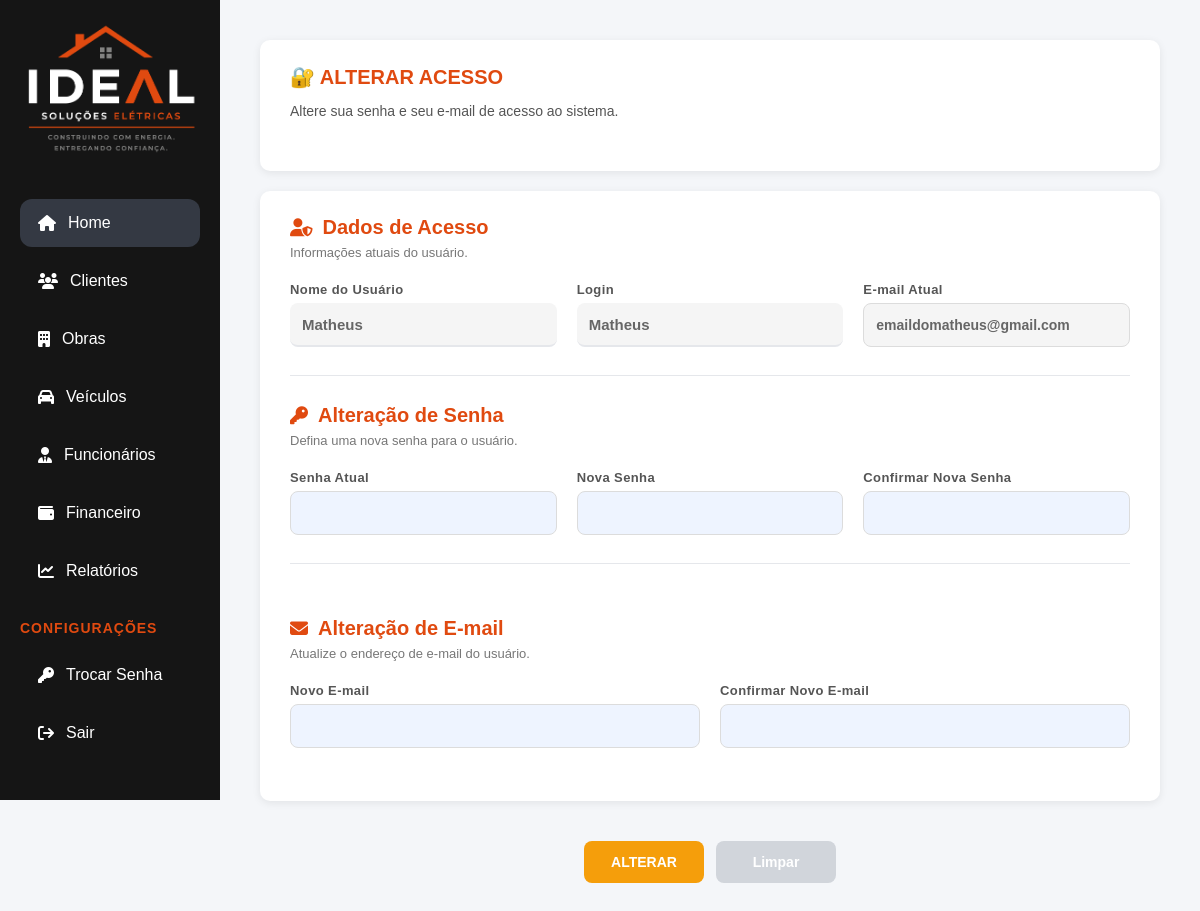
The app's page /public/index.php?url=credenciais (signed in) with its own data.
### tables this page shows
CREATE TABLE usuario (
    idUsuario INT AUTO_INCREMENT PRIMARY KEY,
    nome VARCHAR(100),
    email VARCHAR(120) UNIQUE,
    senha VARCHAR(255)
);

### app/Controllers/CredenciaisController.php (called while the page is built, shortened)
<?php
class CredenciaisController
{
    private Credencial $model;
    public function __construct()
    {
        $this->model = new Credencial();
    }
    public function index()
    {
        $login = '';
        $usuario = null;
        if ($_SESSION['usuario']['perfil'] === 'Administrador') {
            if ($_SERVER['REQUEST_METHOD'] === 'POST') {
                $login = trim($_POST['login'] ?? '');
                $tipoAlteracao = $_POST['tipoAlteracao'] ?? 'senha';
                if (!empty($login)) {
                    $usuario = $this->model->buscarUsuario($login);
                    if (!$usuario) {
                        $_SESSION['mensagem_erro'] = 'Usuário não encontrado.';
                    }
                } else {
                    $_SESSION['mensagem_erro'] = 'Informe um usuário para realizar a busca.';
                }
            }
        } else {
            $credencial = $this->model->findById($_SESSION['usuario']['idUsuario']);
            if ($credencial) {
                $usuario = [
                    'id' => $credencial->getId(),
                    'nome' => $credencial->getNome(),
                    'email' => $credencial->getEmail()
                ];
                $login = $credencial->getNome();
            }
        }
        require '../app/Views/credenciais/index.php';
    }
}

### app/Models/Credencial.php (called while the page is built, shortened)
<?php
class Credencial
{
    private ?int $id = null;
    private ?string $nome = null;
    private ?string $email = null;
    private PDO $pdo;
    public function __construct()
    {
        $banco = new Conexao();
        $this->pdo = $banco->getConnection();
    }
    public function getId(): ?int
    {
        return $this->id;
    }
    public function setId(?int $id): void
    {
        $this->id = $id;
    }
    public function getNome(): ?string
    {
        return $this->nome;
    }
    public function setNome(?string $nome): void
    {
        $this->nome = $nome;
    }
    public function getEmail(): ?string
    {
        return $this->email;
    }
    public function setEmail(?string $email): void
    {
        $this->email = $email;
    }
    private function hydrate(array $dados): self
    {
        $usuario = new self();
        $usuario->setId($dados['idUsuario'] ?? $dados['id'] ?? null);
        $usuario->setPerfil($dados['perfil'] ?? null);
        $usuario->setNome($dados['nome'] ?? null);
        $usuario->setEmail($dados['email'] ?? null);
        $usuario->setSenha($dados['senha'] ?? null);
        return $usuario;
    }
    public function findById(int $id): ?self
    {
        $sql = "SELECT *
                FROM usuario
                WHERE idUsuario = :id";
        $stmt = $this->pdo->prepare($sql);
        $stmt->bindValue(':id', $id, PDO::PARAM_INT);
        $stmt->execute();
        $dados = $stmt->fetch(PDO::FETCH_ASSOC);
        return $dados ? $this->hydrate($dados) : null;
    }
}

### app/Config/Conexao.php (called while the page is built, shortened)
<?php
class Conexao
{
    private $host = 'localhost';
    private $db_name = 'empreiteira';
    private $username = 'root';
    private $password = '';
    private $port = '3306';
    public function getConnection()
    {
        $this->conn = null;
        try {
            $dsn = 'mysql:host=' . $this -> host . ';port=' . $this -> port . ';dbname=' . $this -> db_name .';charset=utf8';
            $this -> conn = new PDO($dsn, $this -> username, $this -> password);
            $this -> conn -> setAttribute(PDO::ATTR_ERRMODE, PDO::ERRMODE_EXCEPTION);
        } catch (Throwable $e) {
            error_log('Erro de conexão com o banco: ' . $e->getMessage());
        }
        return $this -> conn;
    }
}

### app/Views/credenciais/index.php (the view, shortened to what this page needs)
<?php
require_once __DIR__ . '/../includes/header.php';
?>
<link rel="stylesheet" href="/ideal/public/assets/css/variables.css">
<link rel="stylesheet" href="/ideal/public/assets/css/base.css">
<link rel="stylesheet" href="/ideal/public/assets/css/component.css">
<link rel="stylesheet" href="/ideal/public/assets/css/forms.css">
<link rel="stylesheet" href="/ideal/public/assets/css/alerts.css">
<link rel="stylesheet" href="/ideal/public/assets/css/tables.css">
<link rel="stylesheet" href="/ideal/public/assets/css/dashboard.css">
<link rel="stylesheet" href="/ideal/public/assets/css/credenciais.css?v=<?= time() ?>">
<link rel="stylesheet" href="https://cdnjs.cloudflare.com/ajax/libs/font-awesome/6.5.1/css/all.min.css">
<link rel="stylesheet" href="https://cdn.jsdelivr.net/npm/bootstrap-icons@1.11.3/font/bootstrap-icons.min.css">
</head>
<body>
    <div class="layout">
        <?php include __DIR__ . '/../includes/sidebar.php'; ?>
        <div class="content">
            <form action="/ideal/public/index.php?url=credenciais/alterar" method="POST" id="formCredenciais">
                <?php if ($_SESSION['usuario']['perfil'] === 'Administrador'): ?>
                    <div class="grid-busca">
                        <div class="card-busca">
                            <h3>
                                🔐 ALTERAR ACESSO
                            </h3>
                            <p class="subtitulo-card">
                                Gerencie as credenciais do usuário do sistema.
                            </p>
                            <div class="form-busca">
                                <div class="campo">
                                    <label>Tipo de Alteração</label>
                                    <select name="tipoAlteracao" id="tipoAlteracao">
                                        <option value="senha" <?= (isset($tipoAlteracao) && $tipoAlteracao == 'senha') ? 'selected' : '' ?>>
                                            Senha
                                        </option>
                                        <option value="email" <?= (isset($tipoAlteracao) && $tipoAlteracao == 'email') ? 'selected' : '' ?>>
                                            E-mail
                                        </option>
                                        <option value="ambos" <?= (isset($tipoAlteracao) && $tipoAlteracao == 'ambos') ? 'selected' : '' ?>>
                                            E-mail e Senha
                                        </option>
                                    </select>
                                </div>
                                <div class="campo">
                                    <label>Usuário</label>
                                    <input type="text" name="login" placeholder="Digite o usuário"
                                        value="<?= $login ?? '' ?>">
                                </div>
                                <button type="submit" class="btn-buscar"
                                    formaction="/ideal/public/index.php?url=credenciais">
                                    Buscar
                                </button>
                            </div>
                        </div>
                        <div class="card-dica">
                            <h4><i class="fas fa-info-circle"></i> DICA</h4>
                            <p>Selecione o tipo de alteração, localize o usuário e preencha os campos necessários para
                                concluir a operação.</p>
                        </div>
                    </div>
                <?php else: ?>
                    <div class="card-busca">
                        <h3>🔐 ALTERAR ACESSO</h3>
                        <p class="subtitulo-card">
                            Altere sua senha e seu e-mail de acesso ao sistema.
                        </p>
                    </div>
                <?php endif; ?>
                <div class="card-formulario">
                    <div class="bloco-formulario">
                        <div class="titulo-bloco">
                            <h2>
                                <i class="fas fa-user-shield"></i>
                                Dados de Acesso
                            </h2>
                            <p>Informações atuais do usuário.</p>
                        </div>
                        <div class="grid-form">
                            <div class="campo">
                                <label>Nome do Usuário</label>
                                <input type="text" name="nomeUsuario" id="nomeUsuario"
                                    value="<?= $usuario['nome'] ?? '' ?>" readonly>
                            </div>
                            <div class="campo">
                                <label>Login</label>
                                <input type="text" name="loginUsuario" id="loginUsuario" value="<?= $login ?? '' ?>"
                                    readonly>
                            </div>
                            <div class="campo">
                                <label>E-mail Atual</label>
                                <input type="email" name="emailAtual" id="emailAtual"
                                    value="<?= $usuario['email'] ?? '' ?>" readonly>
                            </div>
                        </div>
                    </div>
                    <div id="blocoSenha" class="bloco-formulario">
                        <div class="titulo-bloco">
                            <h2>
                                <i class="fas fa-key"></i>
                                Alteração de Senha
                            </h2>
                            <p>Defina uma nova senha para o usuário.</p>
                        </div>
                        <div class="grid-form">
                            <div class="campo">
                                <label>Senha Atual</label>
                                <input type="password" name="senhaAtual">
                            </div>
                            <div class="campo">
                                <label>Nova Senha</label>
                                <input type="password" name="novaSenha">
                            </div>
                            <div class="campo">
                                <label>Confirmar Nova Senha</label>
                                <input type="password" name="confirmarSenha">
                            </div>
                        </div>
                    </div>
                    <div id="blocoEmail" class="bloco-formulario">
                        <div class="titulo-bloco">
                            <h2>
                                <i class="fas fa-envelope"></i>
                                Alteração de E-mail
                            </h2>
                            <p>Atualize o endereço de e-mail do usuário.</p>
                        </div>
                        <div class="grid-form">
                            <div class="campo">
                                <label>Novo E-mail</label>
                                <input type="email" name="novoEmail">
                            </div>
                            <div class="campo">
                                <label>Confirmar Novo E-mail</label>
                                <input type="email" name="confirmarEmail">
                            </div>
                        </div>
                    </div>
                </div>
                <div class="acoes">
                    <button type="submit" class="btn-alterar">
                        Alterar
                    </button>
                    <button type="button" class="btn-limpar"
                        onclick="window.location.href='/ideal/public/index.php?url=credenciais'">
                        Limpar
                    </button>
                </div>
            </form>
        </div>
    </div>
</body>

### public/assets/css/variables.css (style rules this page uses)
:root { --bg: #f4f6f9; --bg-login: #0d0d0d; --surface: #ffffff; --surface-alt: #eef4ff; --text-primary: #1f2937; --text-secondary: #6b7280; --text-muted: #9ca3af; --primary: #2563eb; --primary-light: #eef4ff; --success: #22c55e; --warning: #f59e0b; --danger: #ef4444; --orange: #f97316; --orange-strong: #c2410c; --orange-dark: #e04a10; --orange-light: #f2b08f; --purple: #7c3aed; --info: #00bfff; --navy: #000080; --btn-primary: #3b82f6; --btn-success: #22c55e; --btn-warning: #f59e0b; --btn-danger: #ef4444; --btn-secondary: #d1d5db; --btn-dark: #343943; --btn-dark-hover: #23272f; --surface-dark: #222222; --bg-dark: #151515; --accent: #ff5a1f; --text: #333333; --text-secondary: #444444; --text-muted: #555555; --text-light: #666666; --text-white: #ffffff; --text-heading: #2c3e50; --text-disabled: #888888; --border: #dcdfe4; --border-light: #e5e7eb; --border-soft: #dcdcdc; --border-sidebar: #223550; --border-orange-light: #fed7aa; --radius-sm: 8px; --radius-md: 12px; --radius-default: 10px; --radius-lg: 18px; --transition: all .2s ease; --success-light: #dcfce7; --success-dark: #16a34a; --danger-light: #fee2e2; --danger-dark: #dc2626; --warning-light: #fff3cd; --warning-dark: #856404; --shadow-xs: 0 1px 3px rgba(0, 0, 0, 0.05); --shadow-sm: 0 2px 8px rgba(0, 0, 0, 0.08); --shadow-md: 0 8px 20px rgba(0, 0, 0, 0.08); --shadow-focus-primary: 0 0 0 3px rgba(37, 99, 235, 0.12); --shadow-focus-orange: 0 0 0 3px rgba(249, 115, 22, 0.12); --font-primary: Arial, Helvetica, sans-serif; }

### public/assets/css/base.css (style rules this page uses)
* { margin: 0; padding: 0; box-sizing: border-box; }
body { background: var(--bg); color: var(--text); font-family: var(--font-primary); }

### public/assets/css/component.css (style rules this page uses)
.acoes { display: flex; justify-content: center; align-items: center; flex-wrap: wrap; gap: 12px; margin-top: 10px; }

### public/assets/css/forms.css (style rules this page uses)
.grid-form { display: grid; gap: 28px 20px; width: 100%; }

### public/assets/css/dashboard.css (style rules this page uses)
.layout { display: flex; align-items: flex-start; min-height: 100vh; }
.content { flex: 1; padding: 40px; background: var(--bg); }
.content form { display: flex; flex-wrap: wrap; align-items: flex-end; gap: 15px; margin-bottom: 40px; padding: 25px; background: var(--surface); border: 1px solid var(--border-light); border-radius: var(--radius-sm); }
.content input[type="text"] { flex: 1; min-width: 180px; padding: 10px 0; background: transparent; border: none; border-bottom: 2px solid var(--border-light); color: var(--text); font-size: 15px; outline: none; transition: border-color 0.3s ease; }
.content button[type="submit"] { padding: 10px 25px; background: var(--btn-dark); border: none; border-radius: var(--radius-sm); color: var(--text-white); font-size: 13px; font-weight: 600; text-transform: uppercase; cursor: pointer; transition: var(--transition); }

### records on screen
usuario: nomeUsuario "Matheus", loginUsuario "Matheus", emailAtual "emaildomatheus@gmail.com"
